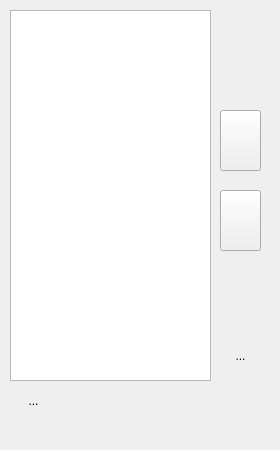
<?xml version="1.0" encoding="UTF-8"?>
<ui version="4.0">
 <class>InstructionListEdit</class>
 <widget class="QWidget" name="InstructionListEdit">
  <property name="geometry">
   <rect>
    <x>0</x>
    <y>0</y>
    <width>280</width>
    <height>450</height>
   </rect>
  </property>
  <property name="minimumSize">
   <size>
    <width>280</width>
    <height>0</height>
   </size>
  </property>
  <property name="windowTitle">
   <string>Form</string>
  </property>
  <property name="toolTip">
   <string>New instruction</string>
  </property>
  <widget class="QListWidget" name="listWidget">
   <property name="geometry">
    <rect>
     <x>10</x>
     <y>10</y>
     <width>201</width>
     <height>371</height>
    </rect>
   </property>
  </widget>
  <widget class="QToolButton" name="toolButton">
   <property name="geometry">
    <rect>
     <x>220</x>
     <y>110</y>
     <width>41</width>
     <height>61</height>
    </rect>
   </property>
   <property name="toolTip">
    <string>Move instruction up</string>
   </property>
   <property name="text">
    <string/>
   </property>
   <property name="icon">
    <iconset resource="../resources.qrc">
     <normaloff>:/src_icons/up.png</normaloff>:/src_icons/up.png</iconset>
   </property>
   <property name="iconSize">
    <size>
     <width>128</width>
     <height>128</height>
    </size>
   </property>
  </widget>
  <widget class="QToolButton" name="toolButton_2">
   <property name="geometry">
    <rect>
     <x>220</x>
     <y>190</y>
     <width>41</width>
     <height>61</height>
    </rect>
   </property>
   <property name="toolTip">
    <string>Move instruction down</string>
   </property>
   <property name="text">
    <string/>
   </property>
   <property name="icon">
    <iconset resource="../resources.qrc">
     <normaloff>:/src_icons/down.png</normaloff>:/src_icons/down.png</iconset>
   </property>
   <property name="iconSize">
    <size>
     <width>128</width>
     <height>128</height>
    </size>
   </property>
  </widget>
  <widget class="QToolButton" name="buttonAddInstruction">
   <property name="geometry">
    <rect>
     <x>13</x>
     <y>380</y>
     <width>41</width>
     <height>41</height>
    </rect>
   </property>
   <property name="text">
    <string>...</string>
   </property>
   <property name="icon">
    <iconset resource="../resources.qrc">
     <normaloff>:/src_icons/insert.png</normaloff>:/src_icons/insert.png</iconset>
   </property>
   <property name="iconSize">
    <size>
     <width>128</width>
     <height>128</height>
    </size>
   </property>
   <property name="popupMode">
    <enum>QToolButton::InstantPopup</enum>
   </property>
   <property name="autoRaise">
    <bool>true</bool>
   </property>
  </widget>
  <widget class="QToolButton" name="buttonDeleteInstruction">
   <property name="geometry">
    <rect>
     <x>220</x>
     <y>340</y>
     <width>41</width>
     <height>31</height>
    </rect>
   </property>
   <property name="toolTip">
    <string>Delete Selected Instruction</string>
   </property>
   <property name="text">
    <string>...</string>
   </property>
   <property name="icon">
    <iconset resource="../resources.qrc">
     <normaloff>:/src_icons/delete.png</normaloff>:/src_icons/delete.png</iconset>
   </property>
   <property name="iconSize">
    <size>
     <width>128</width>
     <height>128</height>
    </size>
   </property>
   <property name="popupMode">
    <enum>QToolButton::InstantPopup</enum>
   </property>
   <property name="autoRaise">
    <bool>true</bool>
   </property>
  </widget>
 </widget>
 <resources>
  <include location="../resources.qrc"/>
 </resources>
 <connections/>
</ui>
